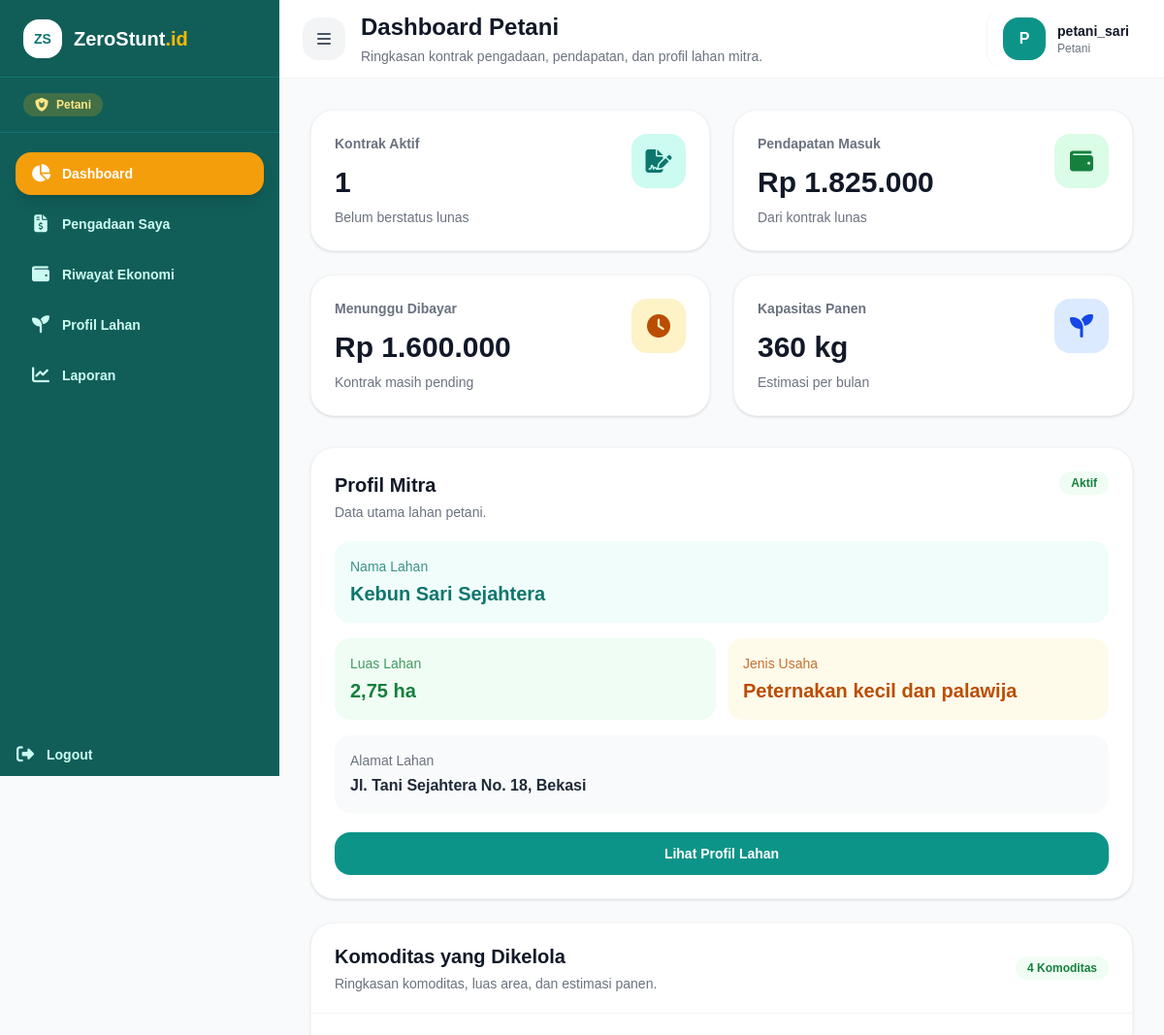
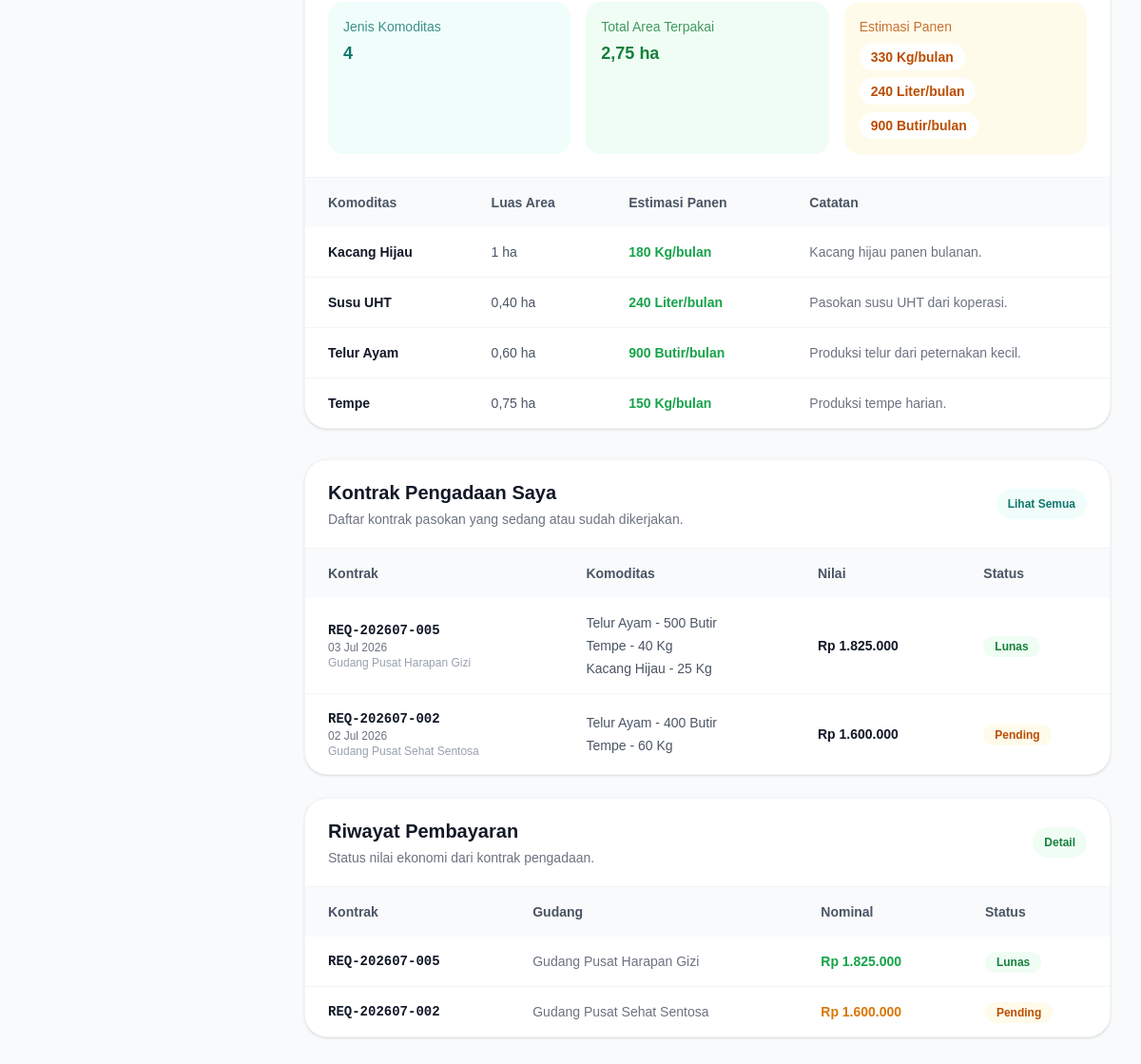
The app's page /dashboard (signed in) with its own data (2 pictures, top to bottom).
### tables this page shows
CREATE TABLE `petani_lokal` (
  `id_petani` int NOT NULL,
  `id_user` int DEFAULT NULL,
  `nama_lahan` varchar(100) NOT NULL,
  `alamat_lahan` text,
  `luas_lahan` decimal(10,2) DEFAULT NULL,
  `satuan_luas` enum('m2','ha') NOT NULL DEFAULT 'ha',
  `jenis_usaha` varchar(100) DEFAULT NULL,
  `status_lahan` enum('Aktif','Nonaktif') NOT NULL DEFAULT 'Aktif',
  `no_rekening` varchar(30) DEFAULT NULL,
  `kapasitas_panen_bulan` decimal(10,2) DEFAULT NULL,
  `deskripsi_lahan` text,
  `tgl_created` timestamp NULL DEFAULT CURRENT_TIMESTAMP,
  `tgl_updated` timestamp NULL DEFAULT CURRENT_TIMESTAMP ON UPDATE CURRENT_TIMESTAMP,
  `deleted_at` datetime DEFAULT NULL
);

CREATE TABLE `petani_lahan_komoditas` (
  `id_petani_komoditas` int NOT NULL,
  `id_petani` int NOT NULL,
  `id_komoditas` int NOT NULL,
  `luas_area` decimal(10,2) DEFAULT NULL,
  `satuan_luas` enum('m2','ha') NOT NULL DEFAULT 'ha',
  `estimasi_panen` decimal(12,2) NOT NULL DEFAULT '0.00',
  `catatan` text,
  `tgl_created` timestamp NULL DEFAULT CURRENT_TIMESTAMP,
  `tgl_updated` timestamp NULL DEFAULT CURRENT_TIMESTAMP ON UPDATE CURRENT_TIMESTAMP,
  `deleted_at` datetime DEFAULT NULL
);

CREATE TABLE `komoditas_pangan` (
  `id_komoditas` int NOT NULL,
  `nama_komoditas` varchar(100) NOT NULL,
  `kategori_gizi` varchar(50) DEFAULT NULL,
  `id_satuan` int NOT NULL,
  `deskripsi` text,
  `tgl_created` timestamp NULL DEFAULT CURRENT_TIMESTAMP,
  `is_deleted` tinyint(1) NOT NULL DEFAULT '0'
);

CREATE TABLE `t_pengadaan` (
  `id_pengadaan` int NOT NULL,
  `id_petani` int DEFAULT NULL,
  `id_gudang` int NOT NULL,
  `no_kontrak` varchar(30) NOT NULL,
  `tgl_pengadaan` date NOT NULL,
  `total_bayar` decimal(12,2) NOT NULL DEFAULT '0.00',
  `status_bayar` enum('Pending','Lunas') NOT NULL DEFAULT 'Pending',
  `status_kontrak` enum('Mencari Petani','Disetujui','Dibatalkan') NOT NULL DEFAULT 'Mencari Petani',
  `keterangan` text,
  `tgl_created` timestamp NULL DEFAULT CURRENT_TIMESTAMP,
  `tgl_updated` timestamp NULL DEFAULT CURRENT_TIMESTAMP ON UPDATE CURRENT_TIMESTAMP
);

CREATE TABLE `gudang` (
  `id_gudang` int NOT NULL,
  `nama_gudang` varchar(100) NOT NULL,
  `lokasi_gudang` text,
  `jenis_gudang` enum('Pusat','Posyandu') NOT NULL,
  `alamat_lengkap` text,
  `nama_pengelola` varchar(100) DEFAULT NULL,
  `tgl_created` timestamp NULL DEFAULT CURRENT_TIMESTAMP,
  `is_deleted` tinyint(1) NOT NULL DEFAULT '0'
);

### views/dashboard/petani.php (the view, shortened to what the rows shown need)
<?php
$data = $data ?? [];
$petani = $data['petani'] ?? [];
$komoditasLahan = $data['komoditas_lahan'] ?? [];
$kontrak = $data['kontrak'] ?? [];
$riwayatEkonomi = $data['riwayat_ekonomi'] ?? [];
$formatRupiah = function ($value) {
    return 'Rp ' . number_format((float) $value, 0, ',', '.');
};
$formatAngka = function ($value) {
    $value = (float) $value;
    if (floor($value) == $value) {
        return number_format($value, 0, ',', '.');
    }
    return number_format($value, 2, ',', '.');
};
$totalLuasArea = 0;
foreach ($komoditasLahan as $item) {
    $luasArea = (float) ($item['luas_area'] ?? 0);
    $totalLuasArea += $luasArea;
}
?>
<section class="grid xl:grid-cols-3 gap-6">
    <div class="xl:col-span-1 bg-white rounded-3xl border border-gray-100 shadow-sm p-6 flex flex-col">
        <div class="flex items-start justify-between gap-4 mb-5">
            <div>
                <h2 class="text-xl font-extrabold text-gray-900">
                    Profil Mitra
                </h2>
                <p class="text-sm text-gray-500 mt-1">
                </p>
            </div>
            <span class="px-3 py-1 rounded-full text-xs font-bold <?= ($petani['status_lahan'] ?? '') === 'Aktif' ? 'bg-green-50 text-green-700' : 'bg-gray-100 text-gray-600'; ?>">
                <?= htmlspecialchars($petani['status_lahan'] ?? 'Belum Lengkap'); ?>
            </span>
        </div>
        <div class="flex flex-1 flex-col gap-4">
            <div class="rounded-2xl bg-teal-50 p-4">
                <p class="text-sm text-teal-700/80">Nama Lahan</p>
                <p class="text-xl font-extrabold text-teal-700 mt-1">
                    <?= htmlspecialchars($petani['nama_lahan'] ?? '-'); ?>
                </p>
            </div>
            <div class="grid grid-cols-2 gap-3">
                <div class="rounded-2xl bg-green-50 p-4">
                    <p class="text-sm text-green-700/80">Luas Lahan</p>
                    <p class="text-xl font-extrabold text-green-700 mt-1">
                        <?= $formatAngka($petani['luas_lahan'] ?? 0); ?>
                        <?= htmlspecialchars($petani['satuan_luas'] ?? 'ha'); ?>
                    </p>
                </div>
                <div class="rounded-2xl bg-amber-50 p-4">
                    <p class="text-sm text-amber-700/80">Jenis Usaha</p>
                    <p class="text-xl font-extrabold text-amber-700 mt-1">
                        <?= htmlspecialchars($petani['jenis_usaha'] ?? '-'); ?>
                    </p>
                </div>
            </div>
            <div class="flex-1 rounded-2xl bg-gray-50 p-4">
                <p class="text-sm text-gray-500">Alamat Lahan</p>
                <p class="font-bold text-gray-800 mt-1">
                    <?= htmlspecialchars($petani['alamat_lahan'] ?? '-'); ?>
                </p>
            </div>
        </div>
    </div>
    <div class="xl:col-span-2 bg-white rounded-3xl border border-gray-100 shadow-sm overflow-hidden">
        <div class="px-6 py-5 border-b border-gray-100 flex items-center justify-between gap-4">
            <div>
                <h2 class="text-xl font-extrabold text-gray-900">
                    Komoditas yang Dikelola
                </h2>
            </div>
        </div>
        <div class="grid sm:grid-cols-3 gap-4 p-6 border-b border-gray-100">
            <div class="rounded-2xl bg-green-50 p-4">
                <p class="text-sm text-green-700/80">Total Area Terpakai</p>
                <p class="text-lg font-extrabold text-green-700 mt-1">
                    <?= $formatAngka($totalLuasArea); ?>
                    <?= htmlspecialchars($petani['satuan_luas'] ?? 'ha'); ?>
                </p>
            </div>
        </div>
        <div class="overflow-x-auto">
            <table class="w-full text-sm">
                <thead class="bg-gray-50">
                    <tr>
                        <th class="text-left px-6 py-4 font-bold text-gray-600">Komoditas</th>
                        <th class="text-left px-6 py-4 font-bold text-gray-600">Luas Area</th>
                        <th class="text-left px-6 py-4 font-bold text-gray-600">Estimasi Panen</th>
                        <th class="text-left px-6 py-4 font-bold text-gray-600">Catatan</th>
                    </tr>
                </thead>
                <tbody class="divide-y divide-gray-100">
                    <?php foreach ($komoditasLahan as $item): ?>
                        <tr class="hover:bg-gray-50 transition">
                            <td class="px-6 py-4 font-bold text-gray-900">
                                <?= htmlspecialchars($item['nama_komoditas'] ?? '-'); ?>
                            </td>
                            <td class="px-6 py-4 text-gray-600">
                                <?= $formatAngka($item['luas_area'] ?? 0); ?>
                                <?= htmlspecialchars($petani['satuan_luas'] ?? 'ha'); ?>
                            </td>
                            <td class="px-6 py-4 font-bold text-green-600">
                                <?= $formatAngka($item['estimasi_panen'] ?? 0); ?>
                                <?= htmlspecialchars($item['satuan'] ?? '-'); ?>/bulan
                            </td>
                            <td class="px-6 py-4 text-gray-500">
                                <?= htmlspecialchars($item['catatan'] ?: '-'); ?>
                            </td>
                        </tr>
                    <?php endforeach; ?>
                </tbody>
            </table>
        </div>
    </div>
</section>
<section class="grid xl:grid-cols-2 gap-6 mt-8">
    <div class="bg-white rounded-3xl border border-gray-100 shadow-sm overflow-hidden">
        <div class="px-6 py-5 border-b border-gray-100 flex items-center justify-between gap-4">
            <div>
                <h2 class="text-xl font-extrabold text-gray-900">
                    Kontrak Pengadaan Saya
                </h2>
            </div>
        </div>
        <div class="overflow-x-auto">
            <table class="w-full text-sm">
                <thead class="bg-gray-50">
                    <tr>
                        <th class="text-left px-6 py-4 font-bold text-gray-600">Kontrak</th>
                        <th class="text-left px-6 py-4 font-bold text-gray-600">Komoditas</th>
                        <th class="text-left px-6 py-4 font-bold text-gray-600">Nilai</th>
                        <th class="text-left px-6 py-4 font-bold text-gray-600">Status</th>
                    </tr>
                </thead>
                <tbody class="divide-y divide-gray-100">
                    <?php foreach ($kontrak as $row): ?>
                        <?php
                        $details = [];
                        if (!empty($row['detail_komoditas'])) {
                            foreach (explode(';;', $row['detail_komoditas']) as $detailRow) {
                                $parts = explode('||', $detailRow);
                                $details[] = [
                                    'nama' => $parts[0] ?? '-',
                                    'jumlah' => (float) ($parts[1] ?? 0),
                                    'satuan' => $parts[2] ?? '-',
                                ];
                            }
                        }
                        $isLunas = ($row['status_bayar'] ?? '') === 'Lunas';
                        $badgeClass = $isLunas ? 'bg-green-50 text-green-700' : 'bg-amber-50 text-amber-700';
                        ?>
                        <tr class="hover:bg-gray-50 transition">
                            <td class="px-6 py-4">
                                <p class="font-mono font-bold text-gray-900">
                                    <?= htmlspecialchars($row['no_kontrak'] ?? '-'); ?>
                                </p>
                                <p class="text-xs text-gray-500">
                                    <?= !empty($row['tgl_pengadaan'])
                                        ? date('d M Y', strtotime($row['tgl_pengadaan']))
                                        : '-'; ?>
                                </p>
                                <p class="text-xs text-gray-400">
                                    <?= htmlspecialchars($row['nama_gudang'] ?? '-'); ?>
                                </p>
                            </td>
                            <td class="px-6 py-4 text-gray-600">
                                <div class="space-y-1">
                                    <?php foreach ($details as $detail): ?>
                                        <p>
                                            <?= htmlspecialchars($detail['nama']); ?>
                                            -
                                            <?= $formatAngka($detail['jumlah']); ?>
                                            <?= htmlspecialchars($detail['satuan']); ?>
                                        </p>
                                    <?php endforeach; ?>
                                </div>
                            </td>
                            <td class="px-6 py-4 font-bold text-gray-900">
                                <?= $formatRupiah($row['total_nilai'] ?? 0); ?>
                            </td>
                            <td class="px-6 py-4">
                                <span class="px-3 py-1 rounded-full text-xs font-bold <?= $badgeClass; ?>">
                                    <?= htmlspecialchars($row['status_bayar'] ?? '-'); ?>
                                </span>
                            </td>
                        </tr>
                    <?php endforeach; ?>
                </tbody>
            </table>
        </div>
    </div>
    <div class="bg-white rounded-3xl border border-gray-100 shadow-sm overflow-hidden">
        <div class="px-6 py-5 border-b border-gray-100 flex items-center justify-between gap-4">
            <div>
                <h2 class="text-xl font-extrabold text-gray-900">
                    Riwayat Pembayaran
                </h2>
            </div>
        </div>
        <div class="overflow-x-auto">
            <table class="w-full text-sm">
                <thead class="bg-gray-50">
                    <tr>
                        <th class="text-left px-6 py-4 font-bold text-gray-600">Kontrak</th>
                        <th class="text-left px-6 py-4 font-bold text-gray-600">Gudang</th>
                        <th class="text-left px-6 py-4 font-bold text-gray-600">Nominal</th>
                        <th class="text-left px-6 py-4 font-bold text-gray-600">Status</th>
                    </tr>
                </thead>
                <tbody class="divide-y divide-gray-100">
                    <?php foreach ($riwayatEkonomi as $row): ?>
                        <?php
                        $isLunas = ($row['status_bayar'] ?? '') === 'Lunas';
                        $badgeClass = $isLunas ? 'bg-green-50 text-green-700' : 'bg-amber-50 text-amber-700';
                        ?>
                        <tr class="hover:bg-gray-50 transition">
                            <td class="px-6 py-4 font-mono font-bold text-gray-900">
                                <?= htmlspecialchars($row['no_kontrak'] ?? '-'); ?>
                            </td>
                            <td class="px-6 py-4 text-gray-500">
                                <?= htmlspecialchars($row['nama_gudang'] ?? '-'); ?>
                            </td>
                            <td class="px-6 py-4 font-bold <?= $isLunas ? 'text-green-600' : 'text-amber-600'; ?>">
                                <?= $formatRupiah($row['total_nilai'] ?? 0); ?>
                            </td>
                            <td class="px-6 py-4">
                                <span class="px-3 py-1 rounded-full text-xs font-bold <?= $badgeClass; ?>">
                                    <?= htmlspecialchars($row['status_bayar'] ?? '-'); ?>
                                </span>
                            </td>
                        </tr>
                    <?php endforeach; ?>
                </tbody>
            </table>
        </div>
    </div>
</section>
<?php
require '../views/layouts/dashboard.php';
?>

### records on screen
petani_lokal: status_lahan "Aktif", nama_lahan "Kebun Sari Sejahtera", luas_lahan "2,75", satuan_luas "ha", jenis_usaha "Peternakan kecil dan palawija", alamat_lahan "Jl. Tani Sejahtera No. 18, Bekasi"
petani_lahan_komoditas: id_komoditas.nama_komoditas "Kacang Hijau", luas_area "1", id_petani.satuan_luas "ha", estimasi_panen "180", satuan "Kg", catatan "Kacang hijau panen bulanan.", jumlah "25"
petani_lahan_komoditas: id_komoditas.nama_komoditas "Susu UHT", luas_area "0,40", id_petani.satuan_luas "ha", estimasi_panen "240", satuan "Liter", catatan "Pasokan susu UHT dari koperasi."
petani_lahan_komoditas: id_komoditas.nama_komoditas "Telur Ayam", luas_area "0,60", id_petani.satuan_luas "ha", estimasi_panen "900", satuan "Butir", catatan "Produksi telur dari peternakan kecil.", jumlah "500", jumlah "400"
petani_lahan_komoditas: id_komoditas.nama_komoditas "Tempe", luas_area "0,75", id_petani.satuan_luas "ha", estimasi_panen "150", satuan "Kg", catatan "Produksi tempe harian.", jumlah "40", jumlah "60"
t_pengadaan: no_kontrak "REQ-202607-005", tgl_pengadaan "03 Jul 2026", id_gudang.nama_gudang "Gudang Pusat Harapan Gizi", total_nilai "Rp 1.825.000", status_bayar "Lunas"
t_pengadaan: no_kontrak "REQ-202607-002", tgl_pengadaan "02 Jul 2026", id_gudang.nama_gudang "Gudang Pusat Sehat Sentosa", total_nilai "Rp 1.600.000", status_bayar "Pending"

### other values on screen
$role "Petani"
$menu['label'] "Dashboard"
$menu['label'] "Pengadaan Saya"
$menu['label'] "Riwayat Ekonomi"
$menu['label'] "Profil Lahan"
$menu['label'] "Laporan"
$pageTitle "Dashboard Petani"
$pageSubtitle "Ringkasan kontrak pengadaan, pendapatan, dan profil lahan mitra."
$initial "P"
$username "petani_sari"
$title "Kontrak Aktif"
$value "1"
$caption "Belum berstatus lunas"
$title "Pendapatan Masuk"
$value "Rp 1.825.000"
